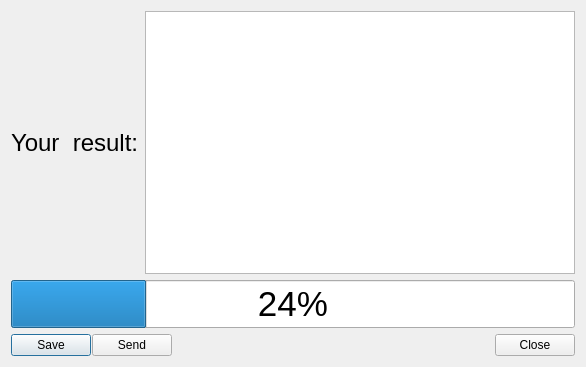
<?xml version="1.0" encoding="UTF-8"?>
<ui version="4.0">
 <class>ResultWidget</class>
 <widget class="QDialog" name="ResultWidget">
  <property name="geometry">
   <rect>
    <x>0</x>
    <y>0</y>
    <width>586</width>
    <height>367</height>
   </rect>
  </property>
  <property name="windowTitle">
   <string>Dialog</string>
  </property>
  <layout class="QVBoxLayout" name="verticalLayout_2">
   <item>
    <layout class="QVBoxLayout" name="verticalLayout">
     <item>
      <layout class="QHBoxLayout" name="horizontalLayout_2">
       <item>
        <widget class="QLabel" name="label">
         <property name="font">
          <font>
           <pointsize>18</pointsize>
          </font>
         </property>
         <property name="text">
          <string>Your  result:</string>
         </property>
        </widget>
       </item>
       <item>
        <widget class="QTextEdit" name="right">
         <property name="readOnly">
          <bool>true</bool>
         </property>
        </widget>
       </item>
      </layout>
     </item>
     <item>
      <widget class="QProgressBar" name="percent">
       <property name="font">
        <font>
         <pointsize>26</pointsize>
        </font>
       </property>
       <property name="value">
        <number>24</number>
       </property>
      </widget>
     </item>
    </layout>
   </item>
   <item>
    <layout class="QHBoxLayout" name="horizontalLayout">
     <property name="spacing">
      <number>1</number>
     </property>
     <item>
      <widget class="QPushButton" name="save">
       <property name="text">
        <string>Save</string>
       </property>
      </widget>
     </item>
     <item>
      <widget class="QPushButton" name="send">
       <property name="text">
        <string>Send</string>
       </property>
      </widget>
     </item>
     <item>
      <spacer name="horizontalSpacer">
       <property name="orientation">
        <enum>Qt::Horizontal</enum>
       </property>
       <property name="sizeHint" stdset="0">
        <size>
         <width>40</width>
         <height>20</height>
        </size>
       </property>
      </spacer>
     </item>
     <item>
      <widget class="QPushButton" name="close">
       <property name="text">
        <string>Close</string>
       </property>
      </widget>
     </item>
    </layout>
   </item>
  </layout>
 </widget>
 <resources/>
 <connections>
  <connection>
   <sender>close</sender>
   <signal>clicked()</signal>
   <receiver>ResultWidget</receiver>
   <slot>reject()</slot>
   <hints>
    <hint type="sourcelabel">
     <x>519</x>
     <y>338</y>
    </hint>
    <hint type="destinationlabel">
     <x>458</x>
     <y>346</y>
    </hint>
   </hints>
  </connection>
 </connections>
</ui>
